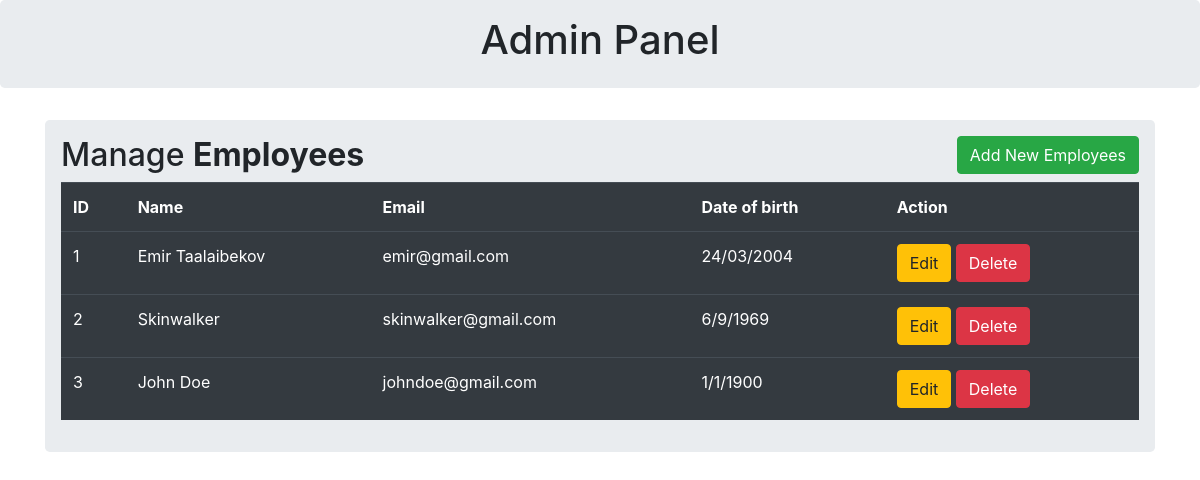
The page /index on the database as committed earlier.
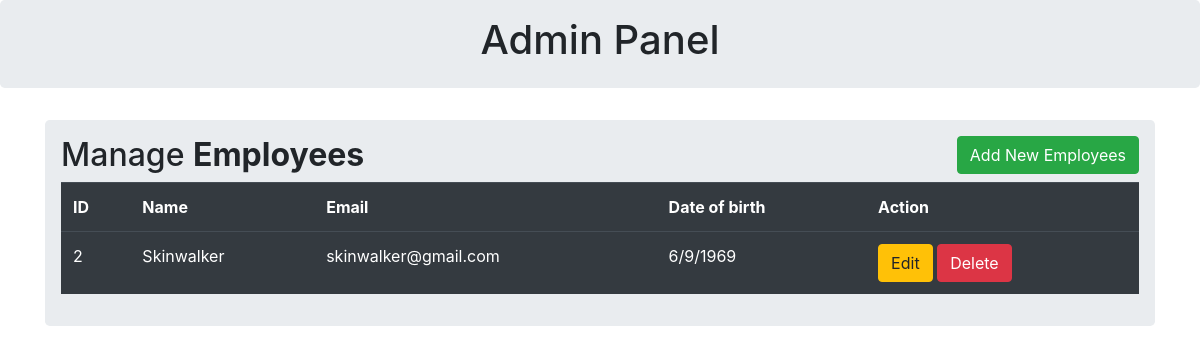
The same page on the database as committed later.
### schoolapp/models.py (models this page shows, shortened)
class User(db.Model, UserMixin):
    id = db.Column(db.Integer, primary_key=True)
    email = db.Column(db.String(120), unique=True, nullable=False)
    password = db.Column(db.String(60), nullable=True, default="password")
    full_name = db.Column(db.String(100), unique=True, nullable=False)
    date_of_birth = db.Column(db.String, nullable=False)
    grade = db.Column(db.Integer, nullable=False)
    address = db.Column(db.String(100), nullable=False)
    image_file = db.Column(db.String(20), nullable=False, default='default.jpg')

### schoolapp/routes.py (the view)
@app.route('/index')
def index():
    users = User.query.all()
    return render_template("index.html", users=users)

### schoolapp/templates/index.html (shortened to what this page needs)
{% extends 'base.html' %}
{% block body %}
<div class="container">
    <div class="row">
        <div class="col md-12">
            <div class="jumbotron p-3">
                <h2>Manage <b>Employees </b>  <button type="button"  class="btn btn-success float-right"
                data-toggle="modal" data-target="#mymodal">Add New Employees</button> </h2>
                <table class="table table-hover table-dark">
                    <tr>
                        <th>ID</th>
                        <th>Name</th>
                        <th>Email</th>
                        <th>Date of birth</th>
                        <th>Action</th>
                    </tr>
                   {% for row in users %}
                    <tr>
                        <td>{{row.id}}</td>
                        <td>{{row.full_name}}</td>
                        <td>{{row.email}}</td>
                        <td>{{row.date_of_birth}}</td>
                        <td>
                            <a href="/update/{{row.id}}" class="btn btn-warning btn-xs" data-toggle="modal" data-target="#modaledit{{row.id}}">Edit</a>
                            <a href="/delete/{{row.id}}" class="btn btn-danger btn-xs" onclick="return confirm('Are You Sure To Delete ?')">Delete</a>
                        </td>
                    </tr>
                    {% endfor %}
                </table>
            </div>
        </div>
    </div>
</div>
{% endblock %}

Rows that differ between the two databases and show on the page:
removed User: id "1", full_name "Emir Taalaibekov", email "emir@gmail.com", date_of_birth "24/03/2004"
removed User: id "3", full_name "John Doe", email "johndoe@gmail.com", date_of_birth "1/1/1900"
